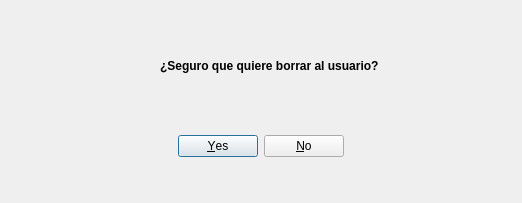
<?xml version="1.0" encoding="UTF-8"?>
<ui version="4.0">
 <class>DialogBorrar</class>
 <widget class="QDialog" name="DialogBorrar">
  <property name="geometry">
   <rect>
    <x>0</x>
    <y>0</y>
    <width>522</width>
    <height>203</height>
   </rect>
  </property>
  <property name="sizePolicy">
   <sizepolicy hsizetype="Preferred" vsizetype="Preferred">
    <horstretch>0</horstretch>
    <verstretch>0</verstretch>
   </sizepolicy>
  </property>
  <property name="minimumSize">
   <size>
    <width>522</width>
    <height>203</height>
   </size>
  </property>
  <property name="maximumSize">
   <size>
    <width>522</width>
    <height>203</height>
   </size>
  </property>
  <property name="windowTitle">
   <string>Dialog</string>
  </property>
  <widget class="QDialogButtonBox" name="btnBoxBorrar">
   <property name="geometry">
    <rect>
     <x>90</x>
     <y>130</y>
     <width>341</width>
     <height>32</height>
    </rect>
   </property>
   <property name="orientation">
    <enum>Qt::Horizontal</enum>
   </property>
   <property name="standardButtons">
    <set>QDialogButtonBox::No|QDialogButtonBox::Yes</set>
   </property>
   <property name="centerButtons">
    <bool>true</bool>
   </property>
  </widget>
  <widget class="QLabel" name="label">
   <property name="geometry">
    <rect>
     <x>160</x>
     <y>50</y>
     <width>221</width>
     <height>31</height>
    </rect>
   </property>
   <property name="font">
    <font>
     <weight>75</weight>
     <bold>true</bold>
    </font>
   </property>
   <property name="text">
    <string>¿Seguro que quiere borrar al usuario?</string>
   </property>
  </widget>
  <widget class="QLabel" name="label_2">
   <property name="geometry">
    <rect>
     <x>30</x>
     <y>40</y>
     <width>111</width>
     <height>121</height>
    </rect>
   </property>
   <property name="text">
    <string/>
   </property>
   <property name="pixmap">
    <pixmap>img/adios.png</pixmap>
   </property>
   <property name="scaledContents">
    <bool>true</bool>
   </property>
  </widget>
 </widget>
 <resources/>
 <connections>
  <connection>
   <sender>btnBoxBorrar</sender>
   <signal>accepted()</signal>
   <receiver>DialogBorrar</receiver>
   <slot>accept()</slot>
   <hints>
    <hint type="sourcelabel">
     <x>248</x>
     <y>254</y>
    </hint>
    <hint type="destinationlabel">
     <x>157</x>
     <y>274</y>
    </hint>
   </hints>
  </connection>
  <connection>
   <sender>btnBoxBorrar</sender>
   <signal>rejected()</signal>
   <receiver>DialogBorrar</receiver>
   <slot>reject()</slot>
   <hints>
    <hint type="sourcelabel">
     <x>316</x>
     <y>260</y>
    </hint>
    <hint type="destinationlabel">
     <x>286</x>
     <y>274</y>
    </hint>
   </hints>
  </connection>
 </connections>
</ui>
